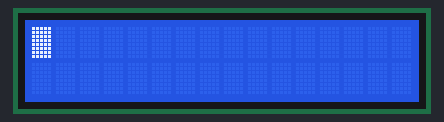
This program was run on a simulated Raspberry Pi (BCM pin numbers) with a PiFace Control and Display. Shown: 16×2 character LCD. What the program prints to the terminal is not drawn. At 1.5 s the program stops and its outputs stay as they are.

Above: at 0.1 s.
At 1.5 s:
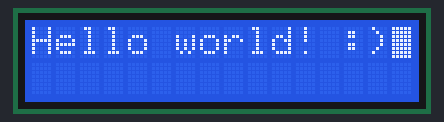

The program:

flipper.py
```python
#!/bin/python
'''
"Flip Clock" effect when printing string to LCD
'''

import pifacecad
import time
import string

cad = pifacecad.PiFaceCAD()
cad.lcd.clear()
cad.lcd.backlight_on()

def get_flip_list(txt, steps):
    char_list =  ( list(string.ascii_uppercase) + \
                   list(string.ascii_lowercase) + \
                   list(' ') + \
                   list(string.digits) + \
                   list(string.punctuation) )
    display_list = []
    for char in txt:
        for item in char_list:
            if item == char:
                pos = char_list.index(char)
                select = char_list[pos-steps:pos+1]
                display_list.append(select)
    return display_list

def write_flip_list(txt, steps, delay):
    flip_list = get_flip_list(txt, steps)
    print(flip_list)
    speed = delay
    for item in flip_list:
        for char in item:
            if char is item[-1]:
                cad.lcd.write(char)
            else:
                cad.lcd.write(char)
                cursor = cad.lcd.get_cursor()
                cad.lcd.set_cursor(cursor[0]-1, cursor[1])
                speed *= 0.5
            print(speed)
            time.sleep(speed)

# Example useage
write_flip_list('Hello world! :)', 4, 1.0) # eg: foo(string, steps, delay)
```
